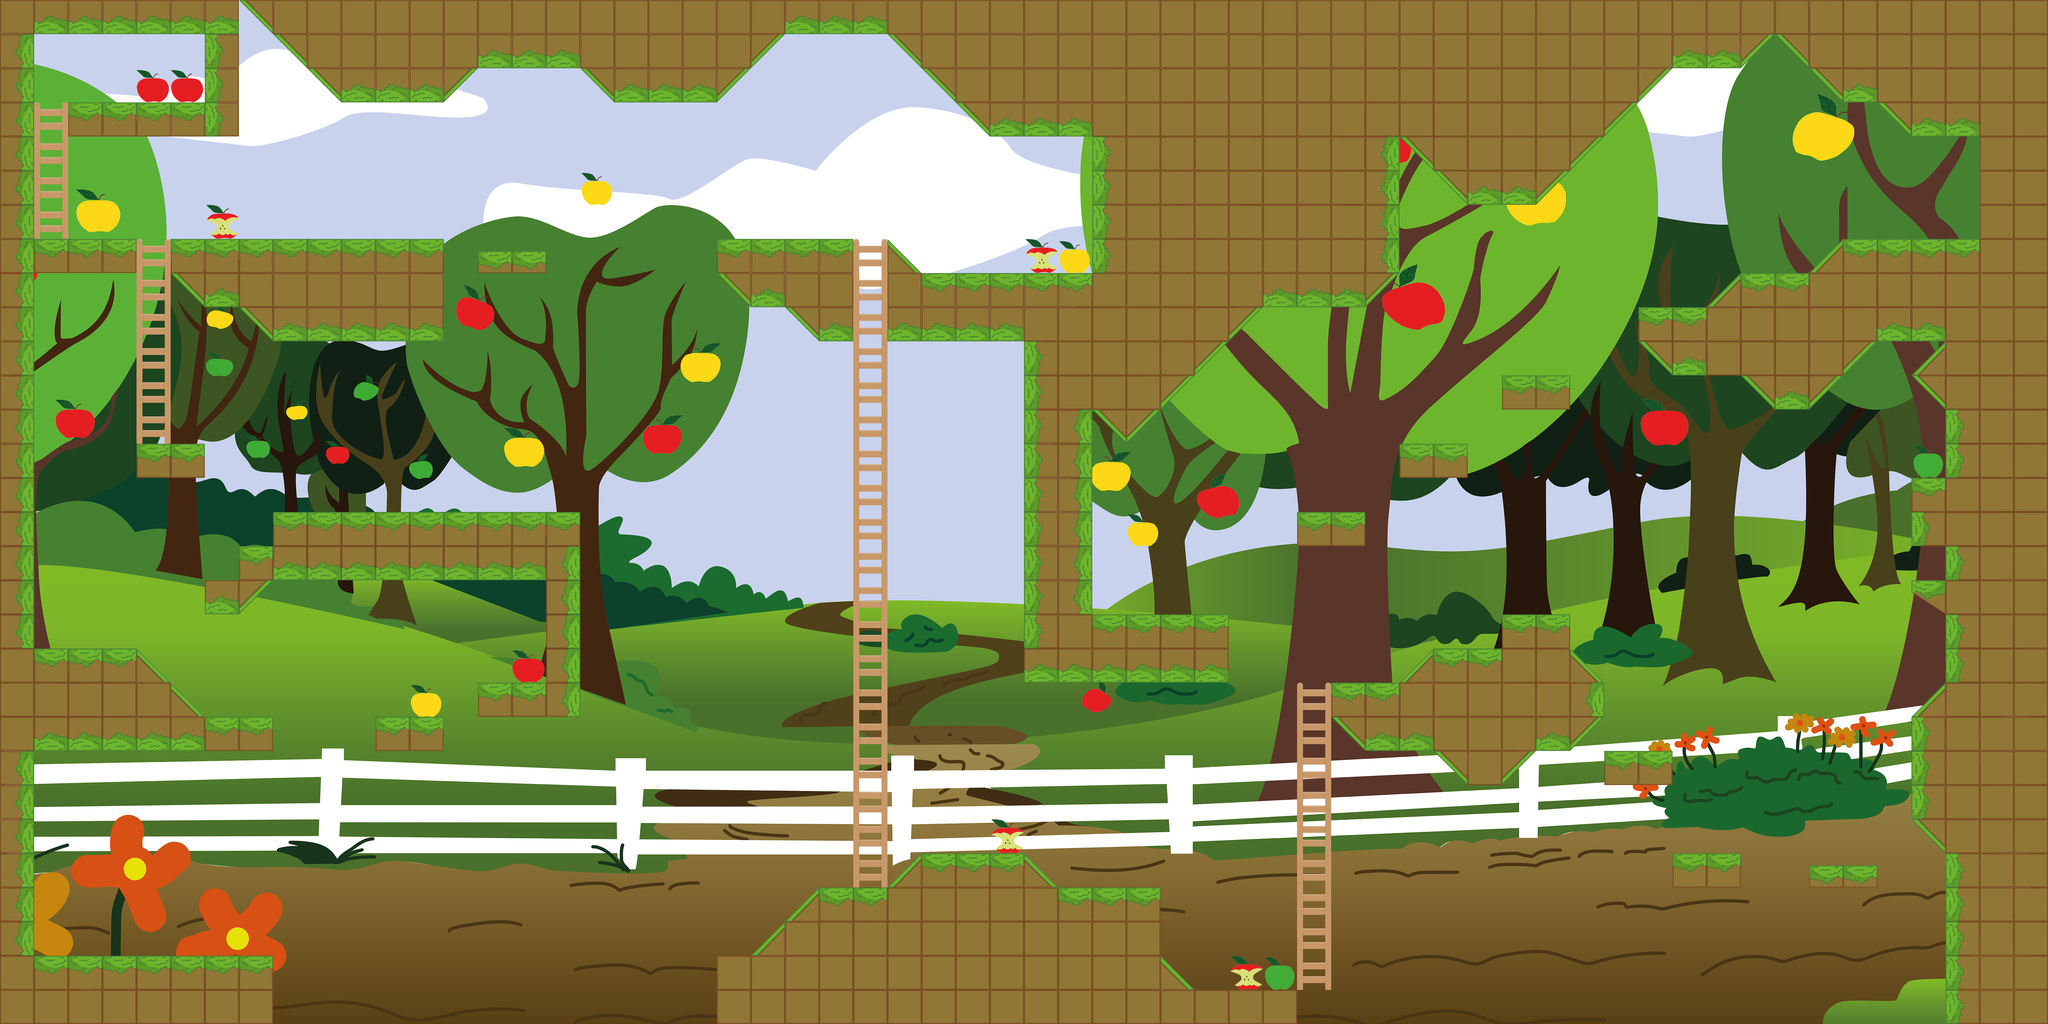

A 2D game scene composited from a Tiled map and its tileset images. What follows is a short description and the map's XML, with each tile layer's data collapsed to a summary:
An orthogonal 60x30 tile map with 128x128 px tiles, 4 tile layers (Background, Platforms, Apples, Ladders), 4 tilesets and 9 objects.

<map version="1.8" tiledversion="1.8.5" orientation="orthogonal" renderorder="right-down" width="60" height="30" tilewidth="128" tileheight="128" infinite="0" nextlayerid="12" nextobjectid="52">
 <tileset firstgid="1" name="dirt" tilewidth="128" tileheight="128" tilecount="12" columns="0">
  <grid orientation="orthogonal" width="1" height="1" />
  <tile id="0">
   <image width="128" height="128" source="assets/images/ground/d_d.png" />
  </tile>
  <tile id="1">
   <image width="128" height="128" source="assets/images/ground/dirt_dirt.png" />
  </tile>
  <tile id="2">
   <image width="128" height="128" source="assets/images/ground/dirtblock.png" />
  </tile>
  <tile id="3">
   <image width="128" height="128" source="assets/images/ground/downblock.png" />
  </tile>
  <tile id="4">
   <image width="128" height="128" source="assets/images/ground/fulldirt.png" />
  </tile>
  <tile id="5">
   <image width="128" height="83" source="assets/images/ground/halfdirt.png" />
  </tile>
  <tile id="6">
   <image width="128" height="128" source="assets/images/ground/leftblock.png" />
  </tile>
  <tile id="7">
   <image width="128" height="128" source="assets/images/ground/rightblock.png" />
  </tile>
  <tile id="8">
   <image width="128" height="128" source="assets/images/ground/tiad.png" />
  </tile>
  <tile id="9">
   <image width="128" height="128" source="assets/images/ground/triadmirror.png" />
  </tile>
  <tile id="10">
   <image width="128" height="128" source="assets/images/ground/triangdirt.png" />
  </tile>
  <tile id="11">
   <image width="128" height="128" source="assets/images/ground/triangdirtmrirror.png" />
  </tile>
 </tileset>
 <tileset firstgid="13" name="background" tilewidth="7680" tileheight="3840" tilecount="1" columns="0">
  <grid orientation="orthogonal" width="1" height="1" />
  <tile id="0">
   <image width="7680" height="3840" source="assets/images/HUD/background.png" />
  </tile>
 </tileset>
 <tileset firstgid="14" name="Apples" tilewidth="128" tileheight="128" tilecount="5" columns="0">
  <grid orientation="orthogonal" width="1" height="1" />
  <properties>
   <property name="Points" value="10" />
  </properties>
  <tile id="0">
   <properties>
    <property name="Points" value="25" />
   </properties>
   <image width="128" height="128" source="assets/images/items/gapple.png" />
  </tile>
  <tile id="1">
   <properties>
    <property name="Points" value="-5" />
   </properties>
   <image width="128" height="128" source="assets/images/items/oapple.png" />
  </tile>
  <tile id="2">
   <properties>
    <property name="Points" value="10" />
   </properties>
   <image width="128" height="128" source="assets/images/items/rapple.png" />
  </tile>
  <tile id="3">
   <properties>
    <property name="Points" value="15" />
   </properties>
   <image width="128" height="128" source="assets/images/items/yapple.png" />
  </tile>
  <tile id="4">
   <image width="128" height="128" source="assets/images/HUD/applebullet.png" />
  </tile>
 </tileset>
 <tileset firstgid="19" name="Other" tilewidth="128" tileheight="128" tilecount="11" columns="0">
  <grid orientation="orthogonal" width="1" height="1" />
  <tile id="0">
   <image width="128" height="128" source="assets/images/tiles/bush.png" />
  </tile>
  <tile id="1">
   <image width="128" height="128" source="assets/images/tiles/cactus.png" />
  </tile>
  <tile id="2">
   <image width="128" height="128" source="assets/images/tiles/doorOpen_mid.png" />
  </tile>
  <tile id="3">
   <image width="128" height="128" source="assets/images/tiles/doorOpen_top.png" />
  </tile>
  <tile id="4">
   <image width="128" height="128" source="assets/images/tiles/grass_sprout.png" />
  </tile>
  <tile id="5">
   <image width="128" height="128" source="assets/images/tiles/ladderMid.png" />
  </tile>
  <tile id="6">
   <image width="128" height="128" source="assets/images/tiles/ladderTop.png" />
  </tile>
  <tile id="7">
   <image width="128" height="128" source="assets/images/tiles/signExit.png" />
  </tile>
  <tile id="8">
   <image width="128" height="128" source="assets/images/tiles/water.png" />
  </tile>
  <tile id="9">
   <image width="128" height="128" source="assets/images/tiles/waterTop_high.png" />
  </tile>
  <tile id="10">
   <image width="128" height="128" source="assets/images/tiles/waterTop_low.png" />
  </tile>
 </tileset>
 <layer id="1" name="Background" width="60" height="30">
  <data>[1800 cells, 7 non-empty, 3 distinct tile ids]</data>
 </layer>
 <layer id="2" name="Platforms" width="60" height="30">
  <data>[1800 cells, 630 non-empty, 11 distinct tile ids]</data>
 </layer>
 <layer id="3" name="Apples" width="60" height="30">
  <data>[1800 cells, 13 non-empty, 4 distinct tile ids]</data>
 </layer>
 <objectgroup id="5" name="Moving Platforms">
  <object id="47" gid="6" x="1028" y="3586" width="256" height="64">
   <properties>
    <property name="boundary_bottom" type="float" value="128" />
    <property name="boundary_top" type="float" value="576" />
    <property name="change_y" type="float" value="1" />
   </properties>
  </object>
  <object id="49" gid="6" x="4480" y="3334" width="252" height="83" />
 </objectgroup>
 <objectgroup id="6" name="Enemies">
  <object id="7" gid="27" x="1026.49" y="3842.48" width="1664" height="252">
   <properties>
    <property name="type" value="worm" />
   </properties>
  </object>
  <object id="45" gid="28" x="4868" y="3838" width="2432" height="124">
   <properties>
    <property name="type" value="worm" />
   </properties>
  </object>
  <object id="46" x="342" y="2404">
   <properties>
    <property name="boundary_left" type="int" value="99" />
    <property name="boundary_right" type="int" value="250" />
    <property name="change_x" type="int" value="1" />
    <property name="type" value="worm" />
   </properties>
   <point />
  </object>
  <object id="48" x="1596" y="1900">
   <properties>
    <property name="boundary_left" type="int" value="600" />
    <property name="boundary_right" type="int" value="1040" />
    <property name="change_x" type="int" value="1" />
    <property name="type" value="worm" />
   </properties>
   <point />
  </object>
 </objectgroup>
 <objectgroup id="11" name="Exit">
  <object id="50" gid="21" x="7299.33" y="899" width="128" height="128" />
  <object id="51" gid="22" x="7299.33" y="777.333" width="128" height="128" />
 </objectgroup>
 <objectgroup id="10" name="Bullets" opacity="0">
  <object id="44" gid="18" x="636" y="3834" width="128" height="128" />
 </objectgroup>
 <layer id="4" name="Ladders" width="60" height="30">
  <data>[1800 cells, 38 non-empty, 2 distinct tile ids]</data>
 </layer>
</map>
